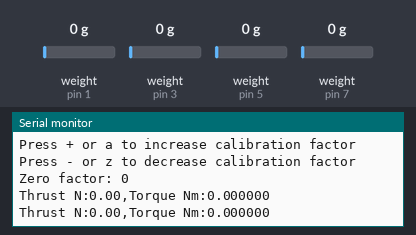
Bench run of a sketch on a simulated Arduino Uno, built with avr-gcc and run on an emulated ATmega328P. Shown: the last lines printed to the serial monitor. The test bench sets the inputs (shaded band); at power-on: weight on the scale (sensors on pin 1, pin 3, pin 5, pin 7) 0 g.

Above: at 9.2 s.
9.3 s: weight on the scale (sensor on pin 1) set to 100 g
At 9.47 s:
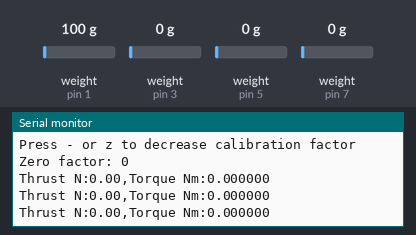
10.8 s: weight on the scale (sensor on pin 3) set to 100 g
At 11.08 s:
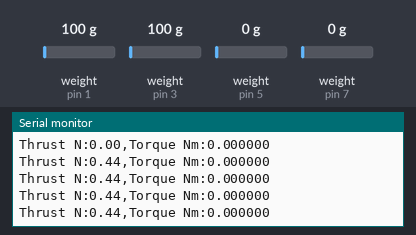
12.3 s: weight on the scale (sensor on pin 5) set to 100 g
At 12.69 s:
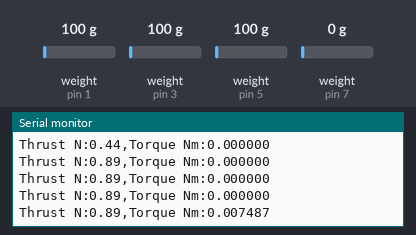
13.8 s: weight on the scale (sensor on pin 7) set to 1250 g
At 13.9 s:
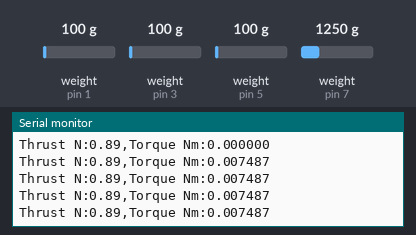
15.3 s: weight on the scale (sensor on pin 1) set to 1250 g
At 15.51 s:
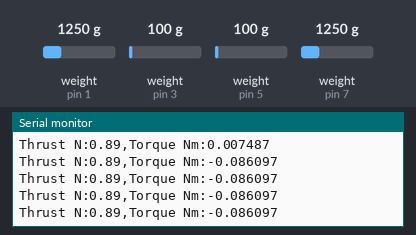
16.8 s: weight on the scale (sensor on pin 3) set to 1250 g
At 17.12 s:
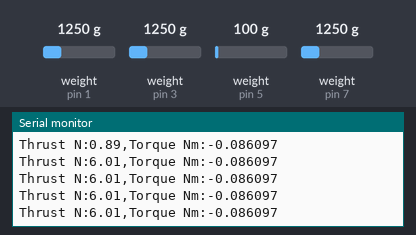
Timing chart, 0 to 19.3 s (numbered marks = the images above; inputs shaded):
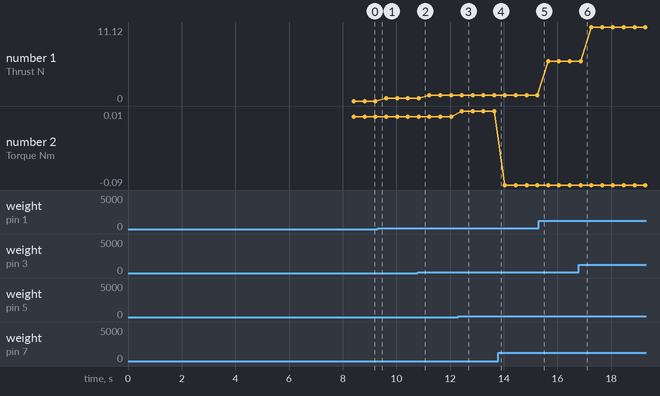

The sketch:

SparkFun_HX711_Calibration_x4.ino
```cpp
#include "HX711.h" //This library can be obtained here http://librarymanager/All#Avia_HX711

#define LOADCELL1_DOUT_PIN  1
#define LOADCELL1_SCK_PIN  2

#define LOADCELL2_DOUT_PIN  3
#define LOADCELL2_SCK_PIN  4

#define LOADCELL3_DOUT_PIN  5
#define LOADCELL3_SCK_PIN  6

#define LOADCELL4_DOUT_PIN  7
#define LOADCELL4_SCK_PIN  8

HX711 scale1;
HX711 scale2;
HX711 scale3;
HX711 scale4;

float calibration_factor = -94850; //airpods(42g) -115050 //motor(195g) -78600 //lood(2883.3g)

void setup() {
  Serial.begin(115200);
  Serial.println("HX711 calibration sketch");
  Serial.println("Remove all weight from scale");
  Serial.println("After readings begin, place known weight on scale");
  Serial.println("Press + or a to increase calibration factor");
  Serial.println("Press - or z to decrease calibration factor");

  scale1.begin(LOADCELL1_DOUT_PIN, LOADCELL1_SCK_PIN);
  scale2.begin(LOADCELL2_DOUT_PIN, LOADCELL2_SCK_PIN);
  scale3.begin(LOADCELL3_DOUT_PIN, LOADCELL3_SCK_PIN);
  scale4.begin(LOADCELL4_DOUT_PIN, LOADCELL4_SCK_PIN);

  scale1.set_scale();
  scale1.tare();	//Reset the scale to 0
  scale2.set_scale();
  scale2.tare();	//Reset the scale to 0
  scale3.set_scale();
  scale3.tare();	//Reset the scale to 0
  scale4.set_scale();
  scale4.tare();	//Reset the scale to 0

  long zero_factor1 = scale1.read_average(); //Get a baseline reading
  long zero_factor2 = scale2.read_average(); //Get a baseline reading
  long zero_factor3 = scale1.read_average(); //Get a baseline reading
  long zero_factor4 = scale2.read_average(); //Get a baseline reading
  Serial.print("Zero factor: "); //This can be used to remove the need to tare the scale. Useful in permanent scale projects.
  Serial.println(zero_factor1);
}

void loop() {

  scale1.set_scale(calibration_factor); //Adjust to this calibration factor
  scale2.set_scale(calibration_factor); //Adjust to this calibration factor
  scale3.set_scale(calibration_factor); //Adjust to this calibration factor
  scale4.set_scale(calibration_factor); //Adjust to this calibration factor

  float weight_kg1 = scale1.get_units() * 0.453592; // Convert lbs to Kg
  float weight_kg2 = scale2.get_units() * 0.453592; // Convert lbs to Kg
  float weight_kg3 = scale3.get_units() * 0.453592; // Convert lbs to Kg
  float weight_kg4 = scale4.get_units() * 0.453592; // Convert lbs to Kg

  float weight_g1 = weight_kg1 * 1000; // Convert Kg to g
  float weight_g2 = weight_kg2 * 1000; // Convert Kg to g
  float weight_g3 = weight_kg3 * 1000; // Convert Kg to g
  float weight_g4 = weight_kg4 * 1000; // Convert Kg to g

  // Thrust
  float Thrust_N = (weight_kg1 + weight_kg2) * 9.81;

  // Torque
  float force1_newtons = weight_kg3 * (9.81);
  float force2_newtons = weight_kg4 * (9.81);
  float avgForce_newtons = (force1_newtons - force2_newtons) / 2;
  float torque_Nm = avgForce_newtons * 0.03365;

  //Serial.print("Scale1Thrust:");
  //Serial.print(weight_g1, 1);
  //Serial.print(",");
  //Serial.print("Scale2Thrust:");
  //Serial.print(weight_g2, 1);

  /*
  Serial.print("Thrust:");
  Serial.print((weight_g1 + weight_g2), 1);
  Serial.print(",");
  */

  Serial.print("Thrust N:");
  Serial.print(Thrust_N, 2);
  Serial.print(",");

  /*
  Serial.print("Scale3Torque:");
  Serial.print(weight_g3, 1);
  Serial.println(",");
  Serial.print("Scale4Torque:");
  Serial.print(weight_g4, 1);
  */

  Serial.print("Torque Nm:");
  Serial.print(torque_Nm,6);

  //Serial.print(" calibration_factor: ");
  //Serial.print(calibration_factor);
  //moment lenth 0.03365m => 33.65mm
  Serial.println();

  if(Serial.available())
  {
    char temp = Serial.read();
    if(temp == '+' || temp == 'a')
      calibration_factor += 100;
    else if(temp == '-' || temp == 'z')
      calibration_factor -= 100;
  }
}
```

Measured:
- after the input at 12.3 s, the serial monitor: prints a new line after 0.14 s (image 3)
- plotted number 1: 0 → 0.44 after the input at 9.3 s, 0.44 → 0.89 after the input at 10.8 s, 0.89 → 6.01 after the input at 15.3 s, 6.01 → 11.12 after the input at 16.8 s
- plotted number 2: 0 → 0.01 after the input at 12.3 s, 0.01 → -0.09 after the input at 13.8 s
